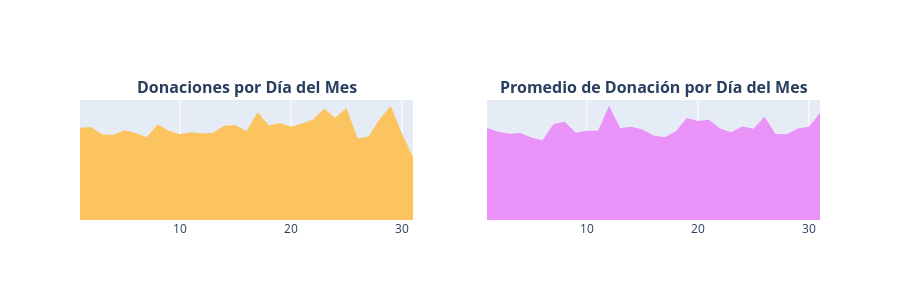

Source (notebook cell):
### Markdown cell above
> - Desde el año **2012**, el número de donaciones en DonorsChoose ha aumentado de manera regular. Con aproximadamente **150 donaciones** recibidas en 2012, DonorsChoose recibió cerca de **1.1 Millón de donaciones** en el año **2017**.
> - El monto más alto recibido en 2017 fue de **USD 31,856**, el cual fue recibido de un donante de **Lafayette, Colorado**. Esta donación fue recibida el **2 de marzo de 2017**.
> - En el mismo año, un número gigantesco de donaciones fue recibido de un donante de **Manhattan Beach, California**, quien realizó **13,751 donaciones**.
> - El monto promedio de donación recibido por año es cercano a **USD 60**, mientras que fue más alto en el año inicial, es decir, **2012**, igual a **USD 166**.

### Donaciones por Mes

- *3.4.3* Número de Donaciones por Mes
- *3.4.4* Promedio de Donaciones por Mes

### Code cell
import plotly.graph_objs as go
from plotly import tools
from plotly.offline import iplot

# Agrupar donaciones por día del mes
t3 = donations_df.groupby(['Donation Day']).agg({
    'Donation Year': 'count', 
    'Donation Amount': 'mean'
}).reset_index().rename(columns={
    'Donation Year': 'Total Donations', 
    'Donation Amount': 'Average Amount'
})

x = t3['Donation Day']
y1 = t3['Total Donations']
y2 = t3['Average Amount']

trace1 = go.Scatter(
    x=x, 
    y=y1, 
    fill='tozeroy', 
    fillcolor='#fcc45f', 
    mode='none'
)
trace2 = go.Scatter(
    x=x, 
    y=y2, 
    fill='tozeroy', 
    fillcolor="#e993f9", 
    mode='none'
)

fig = tools.make_subplots(
    rows=1, 
    cols=2, 
    print_grid=False, 
    subplot_titles=[
        "<b>Donaciones por Día del Mes</b>", 
        "<b>Promedio de Donación por Día del Mes</b>"
    ]
)

fig.append_trace(trace1, 1, 1)
fig.append_trace(trace2, 1, 2)

# CORREGIDO: Eliminar autotick y usar propiedades válidas
fig['layout'].update(
    height=300, 
    showlegend=False, 
    yaxis=dict(
        showgrid=False,
        zeroline=False,
        showline=False,
        showticklabels=False,
        ticks=''
    ), 
    yaxis2=dict(
        showgrid=False,
        zeroline=False,
        showline=False,
        showticklabels=False,
        ticks=''
    )
)

iplot(fig)

### Figure 1 — Plotly figure (JSON) as saved in the notebook; plotly's stock layout.template omitted (floating-point values rounded to 4 significant figures)
{"data": [{"fill": "tozeroy", "fillcolor": "#fcc45f", "mode": "none", "type": "scatter", "x": [1, 2, 3, 4, 5, 6, 7, 8, 9, 10, 11, 12, 13, 14, 15, 16, 17, 18, 19, 20, 21, 22, 23, 24, 25, 26, 27, 28, 29, 30, 31], "xaxis": "x", "y": [1605, 1619, 1490, 1487, 1565, 1515, 1440, 1663, 1553, 1495, 1530, 1509, 1521, 1643, 1649, 1549, 1878, 1646, 1690, 1623, 1681, 1749, 1936, 1778, 1957, 1420, 1453, 1761, 1986, 1506, 1103], "yaxis": "y"}, {"fill": "tozeroy", "fillcolor": "#e993f9", "mode": "none", "type": "scatter", "x": [1, 2, 3, 4, 5, 6, 7, 8, 9, 10, 11, 12, 13, 14, 15, 16, 17, 18, 19, 20, 21, 22, 23, 24, 25, 26, 27, 28, 29, 30, 31], "xaxis": "x2", "y": [61.31, 58.81, 57.52, 57.94, 55.1, 53.22, 64.08, 65.59, 58.14, 59.56, 59.51, 76.03, 61.16, 62.13, 60.39, 56.29, 55.26, 58.99, 67.97, 66.04, 66.87, 61.04, 58.57, 62.3, 60.8, 68.89, 57.31, 57.23, 60.97, 62.24, 71.34], "yaxis": "y2"}], "layout": {"annotations": [{"font": {"size": 16}, "showarrow": false, "text": "<b>Donaciones por Día del Mes</b>", "x": 0.225, "xanchor": "center", "xref": "paper", "y": 1, "yanchor": "bottom", "yref": "paper"}, {"font": {"size": 16}, "showarrow": false, "text": "<b>Promedio de Donación por Día del Mes</b>", "x": 0.775, "xanchor": "center", "xref": "paper", "y": 1, "yanchor": "bottom", "yref": "paper"}], "height": 300, "showlegend": false, "xaxis": {"anchor": "y", "domain": [0, 0.45]}, "xaxis2": {"anchor": "y2", "domain": [0.55, 1]}, "yaxis": {"anchor": "x", "domain": [0, 1], "showgrid": false, "showline": false, "showticklabels": false, "ticks": "", "zeroline": false}, "yaxis2": {"anchor": "x2", "domain": [0, 1], "showgrid": false, "showline": false, "showticklabels": false, "ticks": "", "zeroline": false}}}
